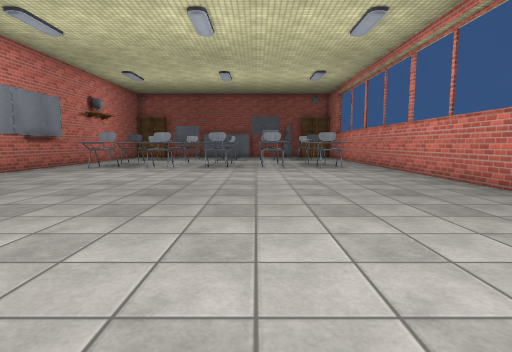
[1] (above)

17 first-person views from a walk through a scene from a Unity 3-D project. The camera is 1.2 m above the floor, tilts 6° down and sees 80° across. The floor is counted in squares, 1 m on a side. Each view is taken from the middle of a square. On the plan, view 1 faces up. The plan holds only what a view shows up to about 13 squares ahead; the rest is blank. The player is left out. Door leaves are left out, so doorways stand open. Surface patterns are stand-ins for the level's own textures.

[2]
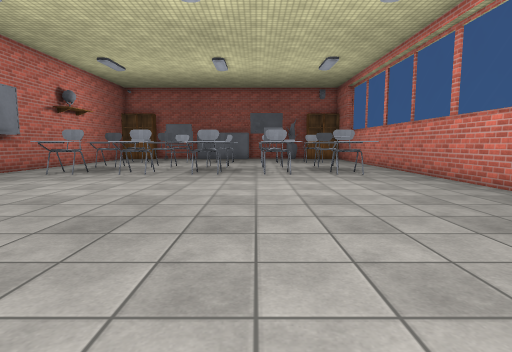

[3]
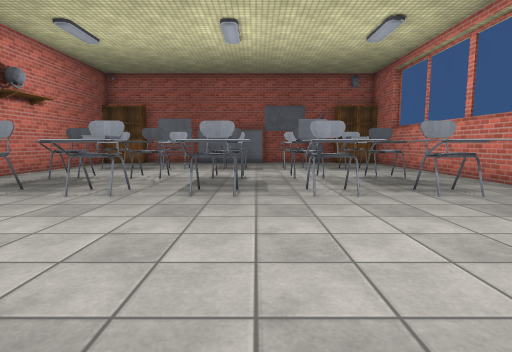

[4]
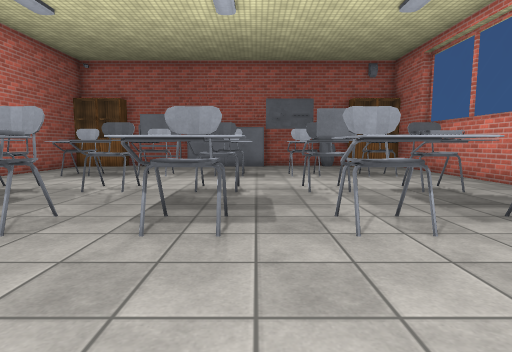

[5]
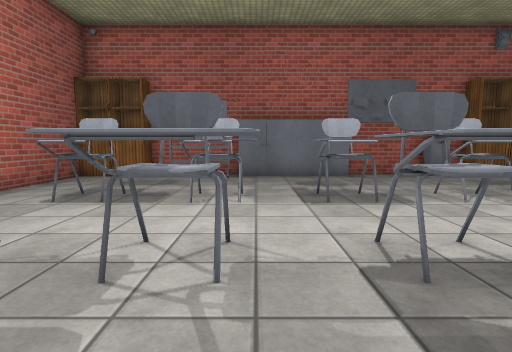

[6]
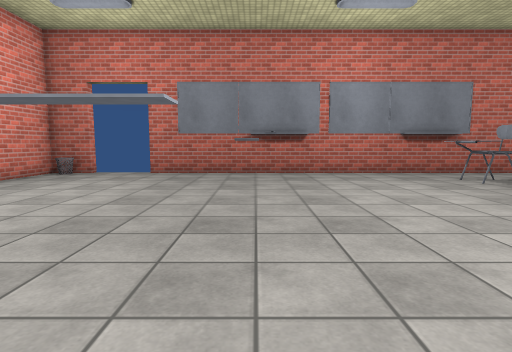

[7]
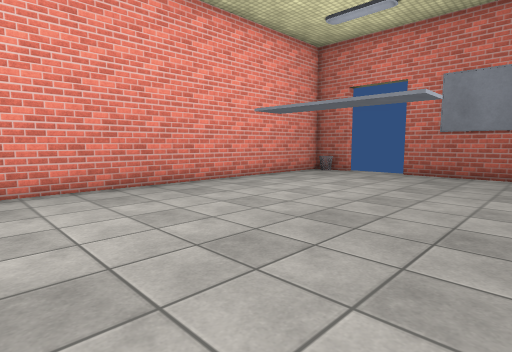

[8]
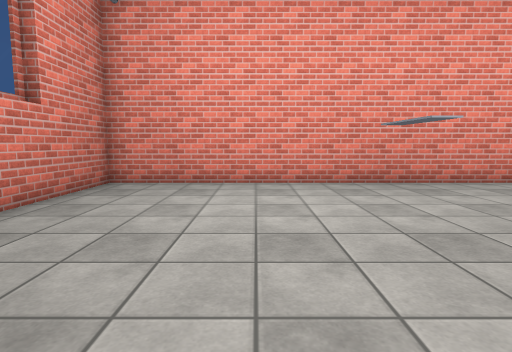

[9]
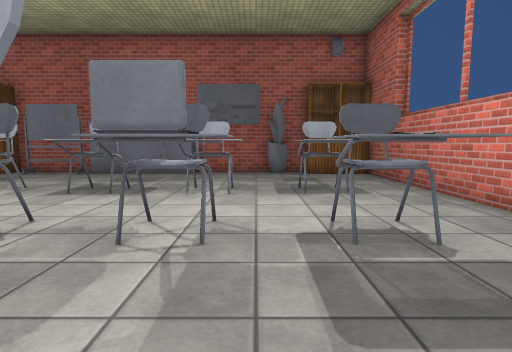

[10]
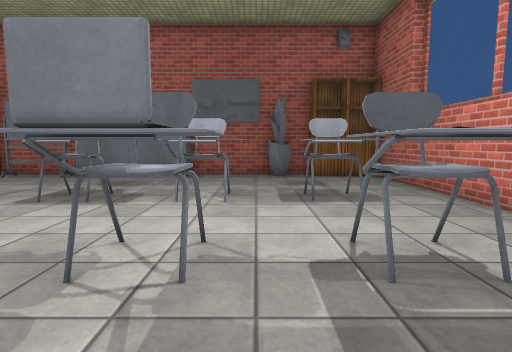

[11]
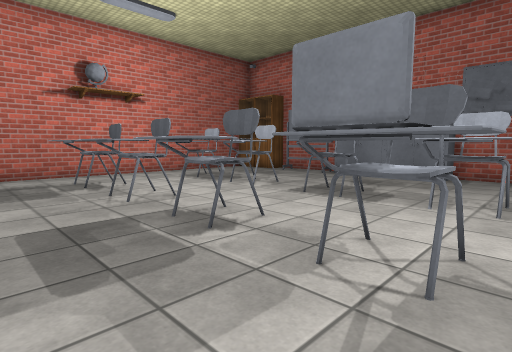

[12]
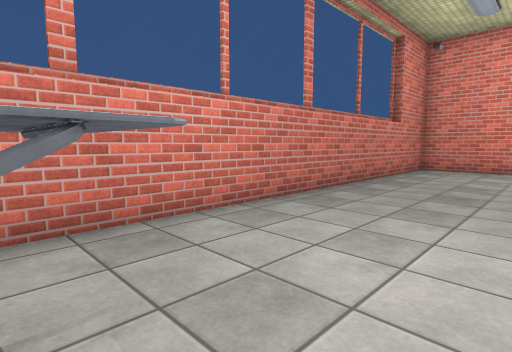

[13]
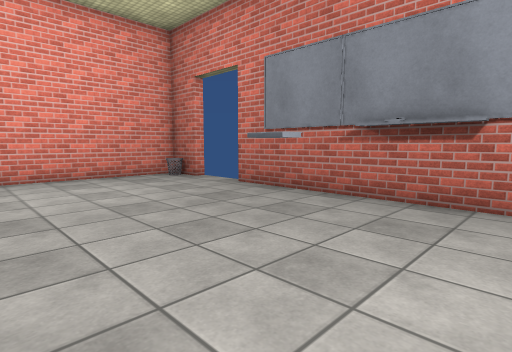

[14]
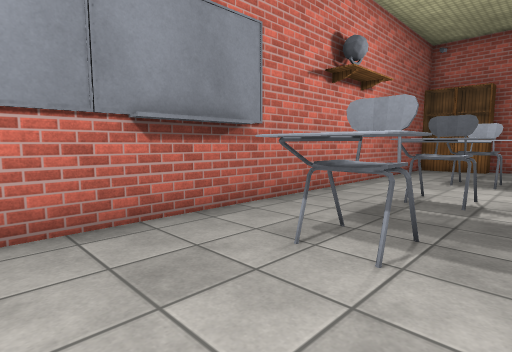

[15]
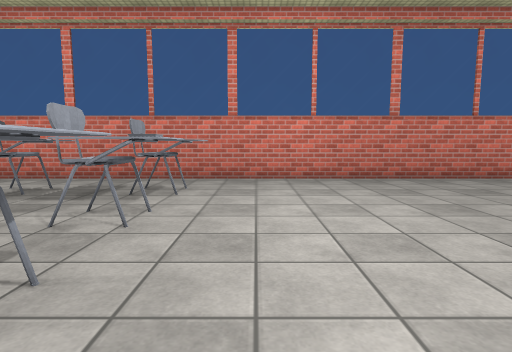

[16]
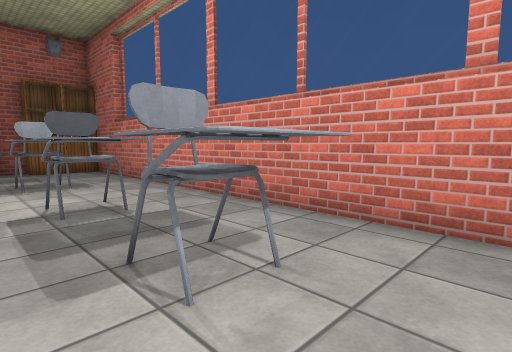

[17]
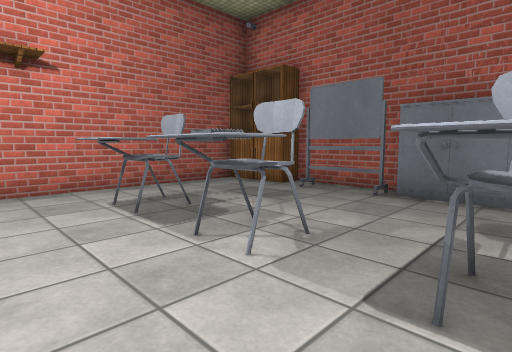

### Floor plan
Points are (right, up) in squares from view 1. A wall is a line through its corners. A room is listed if a view was taken in it or the views show most of it. See-through windows are left out.
Room 1 (views 1, 2, 3, 4, 5, 6, 7, 8, 9, 10, 11, 12, 13, 14, 15, 16, 17)
walls: (-10.2, 16.2) (-10.2, 13.9); (-10.2, 10.1) (-10.2, 7.8); (-4.6, 28.1) (-8.1, 28.1); (4.1, 28.1) (-0.6, 28.1); (-10.5, 1.2) (-10.5, -0.4) (6.5, -0.4) (6.5, 27.2); (-10.5, 27.2) (-10.5, 3.6)
ways out: gap at (-10.6, 2.2)
objects: bin (-10, 0); cabinet (-10, 27) to (-9, 28); books (-8, 8); other object (-8, 15) to (-7, 16); other object (-8, 18) to (-7, 19); other object (-8, 22) to (-7, 23); other object (-7, 27) to (-6, 27); other object (-5, 15) to (-4, 15); other object (-5, 16); other object (-5, 18) to (-4, 19); notebook (-5, 22); other object (-5, 22) to (-4, 23); other object (-5, 27) to (-3, 28); other object (-2, 15) to (-1, 16); other object (-2, 18) to (-1, 19); other object (-2, 22) to (-1, 23); other object (-2, 27) to (-1, 28); other object (0, 15) to (1, 16); laptop (0, 18) to (1, 19); other object (0, 22) to (1, 23); other object (1, 8); notebook (1, 15); other object (3, 15) to (4, 16); other object (3, 18) to (3, 19); other object (3, 22) to (4, 23); planter (3, 27) to (3, 28); other object (4, 18) to (4, 19); cabinet (5, 27) to (6, 28)

Where each view was taken, in squares from view 1:
view 1: 0 up, 0 right, facing up
view 2: 3 up, 0 right, facing up
view 3: 8 up, 1 left, facing up
view 4: 11 up, 1 left, facing up
view 5: 16 up, 4 left, facing up
view 6: 8 up, 2 right, facing left
view 7: 8 up, 2 right, facing down-left
view 8: 9 up, 2 right, facing down
view 9: 15 up, 2 right, facing up
view 10: 16 up, 2 right, facing up
view 11: 16 up, 2 right, facing up-left
view 12: 15 up, 2 right, facing down-right
view 13: 11 up, 4 left, facing down-left
view 14: 12 up, 6 left, facing up-left
view 15: 13 up, 4 left, facing right
view 16: 13 up, 2 right, facing up-right
view 17: 20 up, 2 left, facing up-left
